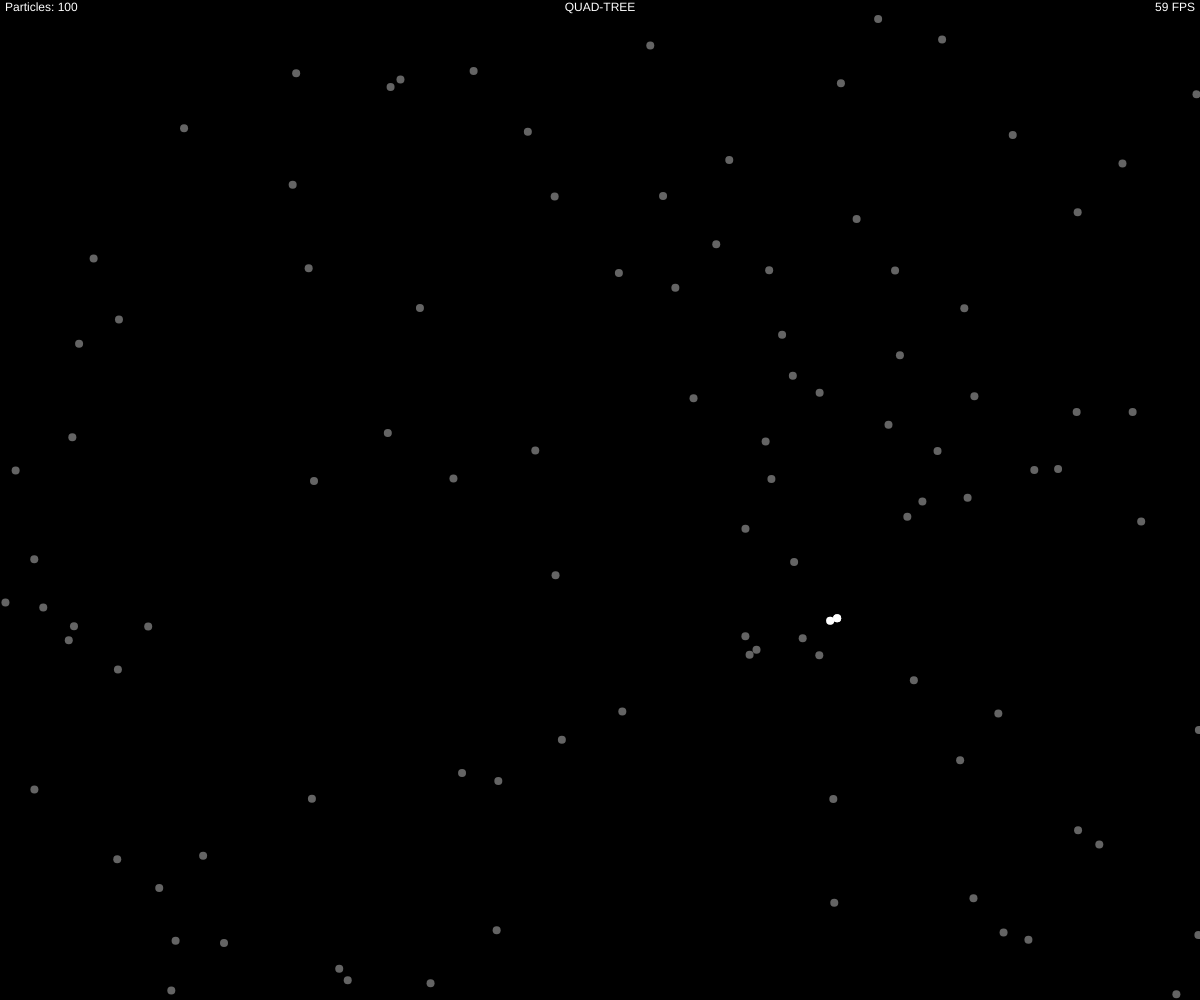
Frame 1 (no input)
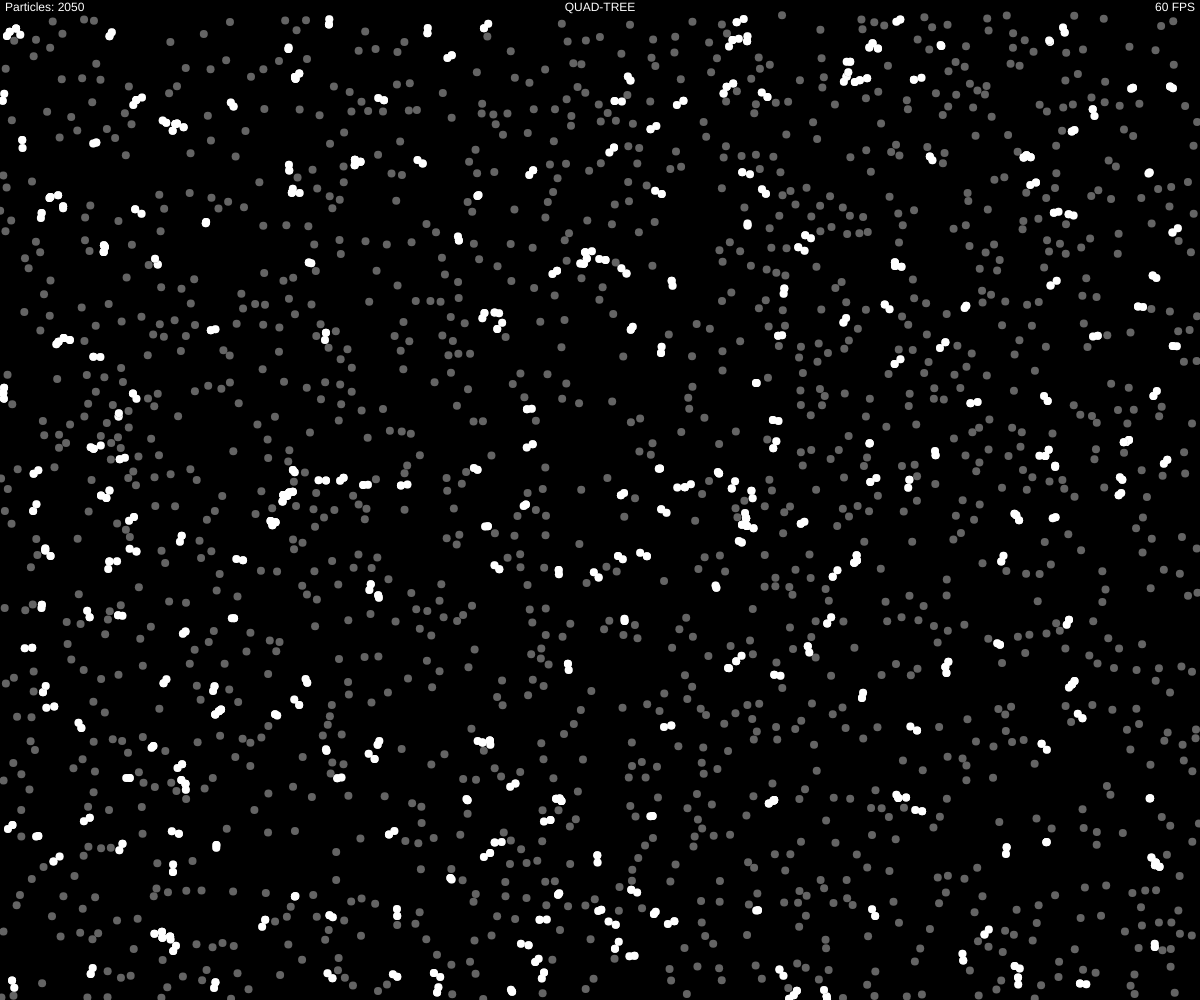
Frame 60 (no input)
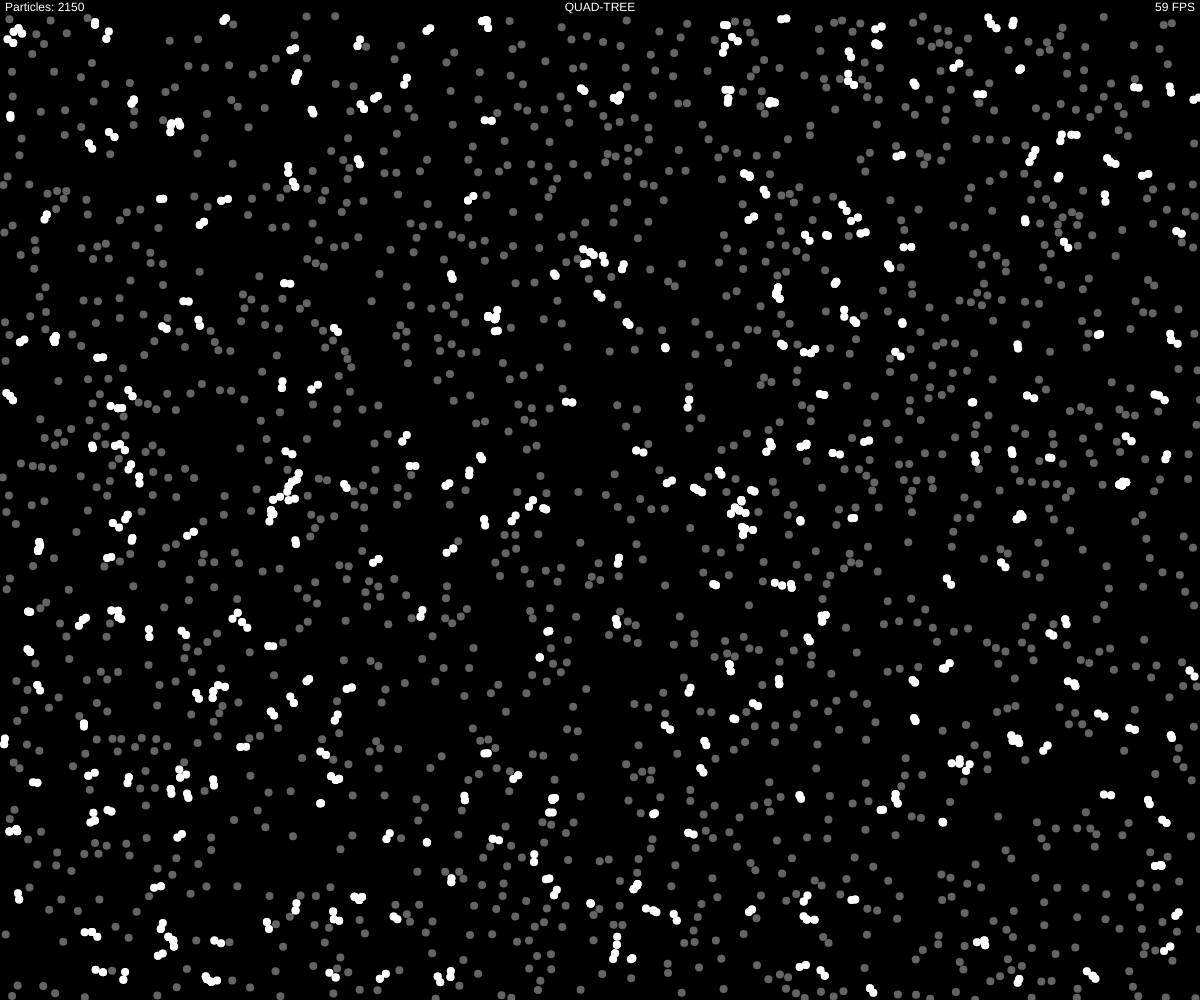
Frame 120 (the mouse pressed at the canvas centre since frame 60)

The p5.js sketch that drew these frames (run headless with seeded random() and noise() and a simulated clock; from frame 60 on, the mouse is pressed at the canvas centre):

// p5.js sketch
// ── sketch.js
// Daniel Shiffman
// http://codingtra.in
// http://patreon.com/codingtrain

// QuadTree
// https://www.youtube.com/watch?v=z0YFFg_nBjw

// For more:
// https://github.com/CodingTrain/QuadTree

var boundary; // boundary where particles may freely roam
var header = 15; // height for header/footer in number of pixels along Y-axis
var particles; // array of particles

function setup() {
  // create canvas
  createCanvas(windowWidth, windowHeight);

  // defaults
  rectMode(CENTER);

  // define boundary
  boundary = new Rectangle(0.5 * width, 0.5 * (height + header), width, height - header);

  // add particles
  particles = [];
  addParticles(100);
}

function draw() {
  // background
  background(0);

  // get current framerate
  var fps = frameRate();

  // add more particles if framerate allows
  if (fps > 60) addParticles(50);

  // show stats in header
  fill(255);
  noStroke();
  textAlign(LEFT, CENTER);
  text("Particles: " + particles.length, 5, 0.5 * header);
  textAlign(CENTER, CENTER);
  text("QUAD-TREE", 0.5 * width, 0.5 * header);
  textAlign(RIGHT, CENTER);
  text(int(fps) + " FPS", width - 5, 0.5 * header);

  // setup quad-tree
  var qtree = new QuadTree(boundary, 4);

  // turn off highlight, randomly move particle and add particles to quad-tree
  for (var p of particles) {
    p.highlight = false;
    p.move();
    p.offScreen();
    qtree.insert(new Point(p.x, p.y, p));
  }

  // highlight all particles that are overlapping
  for (var p of particles) {
    var points = qtree.query(new Circle(p.x, p.y, p.d));
    for (var point of points) {
      var other = point.userData;
      if (p !== other && p.intersects(other)) p.highlight = true;
      p.render();
    }
  }
}
// ── particle.js
// Daniel Shiffman
// http://codingtra.in
// http://patreon.com/codingtrain

// QuadTree
// https://www.youtube.com/watch?v=z0YFFg_nBjw

// For more:
// https://github.com/CodingTrain/QuadTree

class Particle {
  constructor(x, y, index) {
    this.y = y;
    this.x = x;
    this.r = 4;
    this.d = this.r * 2;
    this.highlight = false;
  }

  // check if this particle intersects with 'other'
  intersects(other) {
    var d = dist(this.x, this.y, other.x, other.y);
    return (d < this.r + other.r);
  }

  // random particle movement
  move() {
    this.x += random(-1, 1);
    this.y += random(-1, 1);
  }

  // move particles to other side of the screen
  offScreen() {
    if (this.x < boundary.l) {
      this.x = boundary.r - this.r;
    } else if (this.x > boundary.r) {
      this.x = boundary.l + this.r;
    }

    if (this.y < boundary.u) {
      this.y = boundary.d - this.r;
    } else if (this.y > boundary.d) {
      this.y = boundary.u + this.r;
    }
  }

  // show particle on screen
  render() {
    noStroke();
    fill(this.highlight ? 255 : 100);
    ellipse(this.x, this.y, this.d);
  }
}

// add number particles at random location
function addParticles(count) {
  for (var i = 1; i <= count; i++) {
    particles[particles.length] = new Particle(random(boundary.l, boundary.r), random(boundary.u, boundary.d));
  }
}
// ── quadtree.js
// Daniel Shiffman
// http://codingtra.in
// http://patreon.com/codingtrain

// QuadTree
// https://www.youtube.com/watch?v=z0YFFg_nBjw

// For more:
// https://github.com/CodingTrain/QuadTree

class Point {
  constructor(x, y, userData) {
    this.x = x;
    this.y = y;
    this.userData = userData;
  }
}

class Rectangle {
  constructor(x, y, w, h) {
    // rectangle
    this.x = x; // center X
    this.y = y; // center Y
    this.w = w; // full width
    this.h = h; // full height

    // edges
    this.l = this.x - 0.5 * this.w;
    this.r = this.x + 0.5 * this.w;
    this.u = this.y - 0.5 * this.h;
    this.d = this.y + 0.5 * this.h;
  }

  contains(point) {
    return (point.x >= this.x - this.w &&
      point.x <= this.x + this.w &&
      point.y >= this.y - this.h &&
      point.y <= this.y + this.h);
  }

  intersects(range) {
    return !(range.x - range.w > this.x + this.w ||
      range.x + range.w < this.x - this.w ||
      range.y - range.h > this.y + this.h ||
      range.y + range.h < this.y - this.h);
  }
}

// class for a circle shaped query
class Circle {
  constructor(x, y, r) {
    this.x = x;
    this.y = y;
    this.r = r;
    this.rSquared = this.r * this.r;
  }

  contains(point) {
    // check if the point is in the circle by checking if the euclidean
    // distance of the point and the center of the circle is smaller or equal
    // to the radius of the circle
    var d = Math.pow((point.x - this.x), 2) + Math.pow((point.y - this.y), 2);
    return d <= this.rSquared;
  }

  intersects(range) {
    var xDist = Math.abs(range.x - this.x);
    var yDist = Math.abs(range.y - this.y);

    // radius of the circle
    var r = this.r;

    var w = range.w;
    var h = range.h;

    var edges = Math.pow((xDist - w), 2) + Math.pow((yDist - h), 2);

    // no intersection
    if (xDist > (r + w) || yDist > (r + h)) return false;

    // intersection within the circle
    if (xDist <= w || yDist <= h) return true;

    // intersection on the edge of the circle
    return edges <= this.rSquared;
  }
}

class QuadTree {
  constructor(boundary, capacity) {
    if (!boundary) {
      throw TypeError('boundary is null or undefined');
    }
    if (!(boundary instanceof Rectangle)) {
      throw TypeError('boundary should be a Rectangle');
    }
    if (typeof capacity !== 'number') {
      throw TypeError(`capacity should be a number but is a ${typeof capacity}`);
    }
    if (capacity < 1) {
      throw RangeError('capacity must be greater than 0');
    }
    this.boundary = boundary;
    this.capacity = capacity;
    this.points = [];
    this.divided = false;
  }

  subdivide() {
    var x = this.boundary.x;
    var y = this.boundary.y;
    var w = this.boundary.w * 0.5;
    var h = this.boundary.h * 0.5;
    var ne = new Rectangle(x + w, y - h, w, h);
    var nw = new Rectangle(x - w, y - h, w, h);
    var se = new Rectangle(x + w, y + h, w, h);
    var sw = new Rectangle(x - w, y + h, w, h);
    this.northeast = new QuadTree(ne, this.capacity);
    this.northwest = new QuadTree(nw, this.capacity);
    this.southeast = new QuadTree(se, this.capacity);
    this.southwest = new QuadTree(sw, this.capacity);
    this.divided = true;
  }

  insert(point) {
    if (!this.boundary.contains(point)) return false;

    if (this.points.length < this.capacity) {
      this.points.push(point);
      return true;
    }

    if (!this.divided) this.subdivide();

    if (this.northeast.insert(point) || this.northwest.insert(point) ||
      this.southeast.insert(point) || this.southwest.insert(point)) {
      return true;
    }
  }

  query(range, found) {
    if (!found) found = [];

    if (!range.intersects(this.boundary)) return found;

    for (var p of this.points) {
      if (range.contains(p)) found.push(p);
    }

    if (this.divided) {
      this.northwest.query(range, found);
      this.northeast.query(range, found);
      this.southwest.query(range, found);
      this.southeast.query(range, found);
    }

    return found;
  }
}
